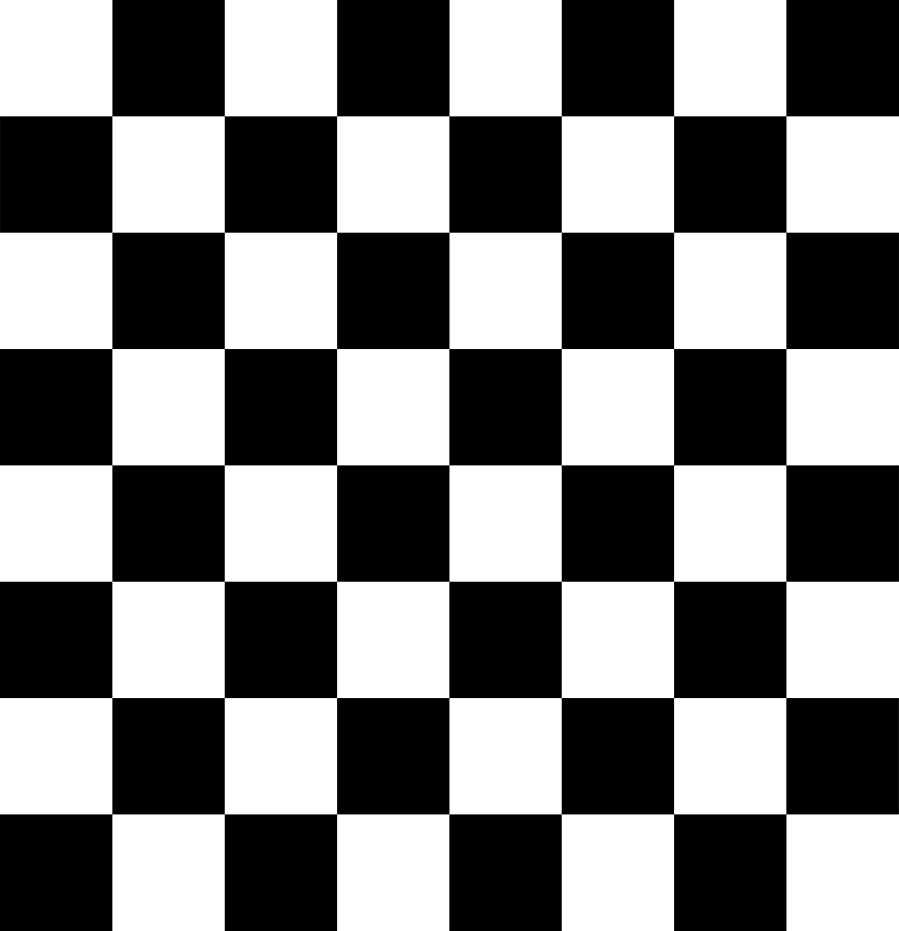
#> input picture chessboard.png, 3595 x 3723 px (shown at 1/4 size)
$ python image_cut.py
#> lines starting #> are read from the running program, lines starting #| are printed output that depends on the picture
import numpy as np
import cv2

def click_event(event, x, y, flags, param):
    if event == cv2.EVENT_LBUTTONDOWN:
        print(x, ',',y)
        font = cv2.FONT_HERSHEY_SIMPLEX
        strXY = str(x)+','+str(y)
        cv2.putText(img, strXY, (x,y), font, 0.5, (255,255,0), 2)
        cv2.imshow('image', img)

#img = np.zeros((512,512,3), np.uint8)
img = cv2.imread('chessboard.png',1)
#> img is the input picture: shape (3723, 3595, 3); min 0, max 255, mean 127.5
cv2.imshow('image', img)

cv2.setMouseCallback('image', click_event)
cut_img = img[0:465, 0:900]
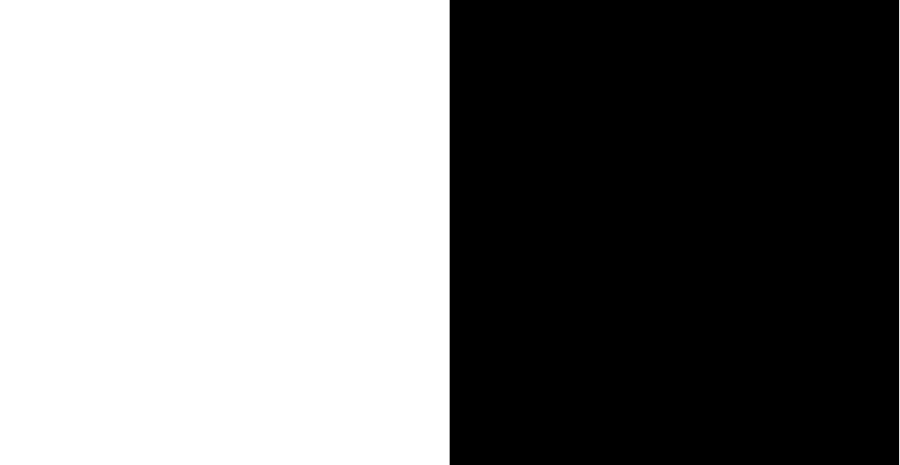
#> cut_img: shape (465, 900, 3); min 0, max 255, mean 127.7
cv2.imshow('cut image',cut_img)

cv2.waitKey(0)
cv2.destroyAllWindows()
cv2.imwrite('cutting_img.png',cut_img)
